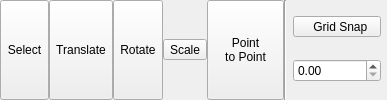
              <widget class="QWidget" name="widget_15" native="true">
               <property name="maximumSize">
                <size>
                 <width>2000</width>
                 <height>16777210</height>
                </size>
               </property>
               <layout class="QHBoxLayout" name="horizontalLayout_24">
                <property name="spacing">
                 <number>0</number>
                </property>
                <property name="leftMargin">
                 <number>0</number>
                </property>
                <property name="topMargin">
                 <number>0</number>
                </property>
                <property name="rightMargin">
                 <number>0</number>
                </property>
                <property name="bottomMargin">
                 <number>0</number>
                </property>
                <item>
                 <widget class="QToolButton" name="select_object_button">
                  <property name="sizePolicy">
                   <sizepolicy hsizetype="Preferred" vsizetype="Preferred">
                    <horstretch>0</horstretch>
                    <verstretch>0</verstretch>
                   </sizepolicy>
                  </property>
                  <property name="toolTip">
                   <string>&lt;html&gt;&lt;head/&gt;&lt;body&gt;&lt;p&gt;Undo Last Command&lt;/p&gt;&lt;/body&gt;&lt;/html&gt;</string>
                  </property>
                  <property name="text">
                   <string>Select</string>
                  </property>
                  <property name="icon">
                   <iconset resource="../../resources.qrc">
                    <normaloff>:/icons/icons8-cursor-48.png</normaloff>:/icons/icons8-cursor-48.png</iconset>
                  </property>
                  <property name="iconSize">
                   <size>
                    <width>46</width>
                    <height>48</height>
                   </size>
                  </property>
                  <property name="toolButtonStyle">
                   <enum>Qt::ToolButtonStyle::ToolButtonTextUnderIcon</enum>
                  </property>
                 </widget>
                </item>
                <item>
                 <widget class="QToolButton" name="translate_object_button">
                  <property name="sizePolicy">
                   <sizepolicy hsizetype="Preferred" vsizetype="Preferred">
                    <horstretch>0</horstretch>
                    <verstretch>0</verstretch>
                   </sizepolicy>
                  </property>
                  <property name="toolTip">
                   <string>&lt;html&gt;&lt;head/&gt;&lt;body&gt;&lt;p&gt;Redo Last Command&lt;/p&gt;&lt;/body&gt;&lt;/html&gt;</string>
                  </property>
                  <property name="text">
                   <string>Translate</string>
                  </property>
                  <property name="icon">
                   <iconset resource="../../resources.qrc">
                    <normaloff>:/icons/icons8-movement-48.png</normaloff>:/icons/icons8-movement-48.png</iconset>
                  </property>
                  <property name="iconSize">
                   <size>
                    <width>46</width>
                    <height>48</height>
                   </size>
                  </property>
                  <property name="toolButtonStyle">
                   <enum>Qt::ToolButtonStyle::ToolButtonTextUnderIcon</enum>
                  </property>
                 </widget>
                </item>
                <item>
                 <widget class="QToolButton" name="rotate_object_button">
                  <property name="sizePolicy">
                   <sizepolicy hsizetype="Preferred" vsizetype="Preferred">
                    <horstretch>0</horstretch>
                    <verstretch>0</verstretch>
                   </sizepolicy>
                  </property>
                  <property name="text">
                   <string>Rotate</string>
                  </property>
                  <property name="icon">
                   <iconset resource="../../resources.qrc">
                    <normaloff>:/icons/rotate.png</normaloff>:/icons/rotate.png</iconset>
                  </property>
                  <property name="iconSize">
                   <size>
                    <width>48</width>
                    <height>48</height>
                   </size>
                  </property>
                  <property name="toolButtonStyle">
                   <enum>Qt::ToolButtonStyle::ToolButtonTextUnderIcon</enum>
                  </property>
                 </widget>
                </item>
                <item>
                 <widget class="QToolButton" name="scale_object_button">
                  <property name="text">
                   <string>Scale</string>
                  </property>
                  <property name="icon">
                   <iconset resource="../../resources.qrc">
                    <normaloff>:/icons/icons8-zoom-to-extents-48.png</normaloff>:/icons/icons8-zoom-to-extents-48.png</iconset>
                  </property>
                  <property name="iconSize">
                   <size>
                    <width>48</width>
                    <height>48</height>
                   </size>
                  </property>
                  <property name="toolButtonStyle">
                   <enum>Qt::ToolButtonStyle::ToolButtonTextUnderIcon</enum>
                  </property>
                 </widget>
                </item>
                <item>
                 <widget class="QToolButton" name="vertex_to_vertex_button">
                  <property name="sizePolicy">
                   <sizepolicy hsizetype="Preferred" vsizetype="Preferred">
                    <horstretch>0</horstretch>
                    <verstretch>0</verstretch>
                   </sizepolicy>
                  </property>
                  <property name="minimumSize">
                   <size>
                    <width>77</width>
                    <height>32</height>
                   </size>
                  </property>
                  <property name="text">
                   <string>Point
to Point</string>
                  </property>
                  <property name="icon">
                   <iconset resource="../../resources.qrc">
                    <normaloff>:/icons/icons8-transfer-48.png</normaloff>:/icons/icons8-transfer-48.png</iconset>
                  </property>
                  <property name="iconSize">
                   <size>
                    <width>48</width>
                    <height>40</height>
                   </size>
                  </property>
                  <property name="toolButtonStyle">
                   <enum>Qt::ToolButtonStyle::ToolButtonTextUnderIcon</enum>
                  </property>
                 </widget>
                </item>
                <item>
                 <widget class="Line" name="line_57">
                  <property name="orientation">
                   <enum>Qt::Orientation::Vertical</enum>
                  </property>
                 </widget>
                </item>
                <item>
                 <widget class="QWidget" name="widget_18" native="true">
                  <property name="minimumSize">
                   <size>
                    <width>100</width>
                    <height>0</height>
                   </size>
                  </property>
                  <property name="maximumSize">
                   <size>
                    <width>130</width>
                    <height>16777215</height>
                   </size>
                  </property>
                  <layout class="QVBoxLayout" name="verticalLayout">
                   <property name="leftMargin">
                    <number>6</number>
                   </property>
                   <property name="topMargin">
                    <number>0</number>
                   </property>
                   <property name="rightMargin">
                    <number>6</number>
                   </property>
                   <property name="bottomMargin">
                    <number>0</number>
                   </property>
                   <item>
                    <widget class="QToolButton" name="grid_snapp_toggle_switch">
                     <property name="sizePolicy">
                      <sizepolicy hsizetype="Preferred" vsizetype="Fixed">
                       <horstretch>0</horstretch>
                       <verstretch>0</verstretch>
                      </sizepolicy>
                     </property>
                     <property name="text">
                      <string>  Grid Snap</string>
                     </property>
                     <property name="icon">
                      <iconset resource="../../resources.qrc">
                       <normaloff>:/icons/icons8-switch-48 (1).png</normaloff>
                       <normalon>:/icons/icons8-switch-48.png</normalon>:/icons/icons8-switch-48 (1).png</iconset>
                     </property>
                     <property name="iconSize">
                      <size>
                       <width>48</width>
                       <height>20</height>
                      </size>
                     </property>
                     <property name="checkable">
                      <bool>true</bool>
                     </property>
                     <property name="checked">
                      <bool>false</bool>
                     </property>
                     <property name="toolButtonStyle">
                      <enum>Qt::ToolButtonStyle::ToolButtonTextBesideIcon</enum>
                     </property>
                    </widget>
                   </item>
                   <item>
                    <widget class="QDoubleSpinBox" name="grid_snap_unit"/>
                   </item>
                  </layout>
                 </widget>
                </item>
               </layout>
              </widget>
